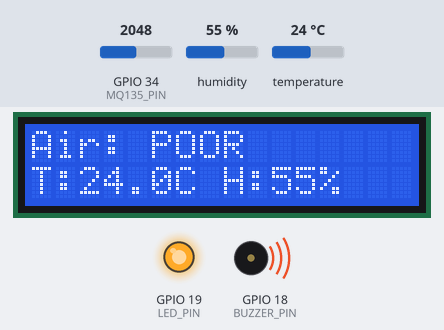
A sketch run on a simulated ESP32. Shown: 16×2 character LCD, output pins drawn as LEDs (lit = HIGH), buzzer (waves = sounding, pin HIGH). The test bench sets the inputs (shaded band); at power-on: GPIO 34 (MQ135_PIN) = 2048, humidity 55 %, temperature 24 °C. WiFi joins after 1.5 s; servers stay silent unless stated; web services answer with replies made up by the test bench; what the sketch prints to the serial monitor is not drawn.

Above: at 6.3 s.
6.4 s: GPIO 34 (MQ135_PIN) set to 1746
8.8 s: GPIO 34 (MQ135_PIN) set to 1669
At 11.0 s:
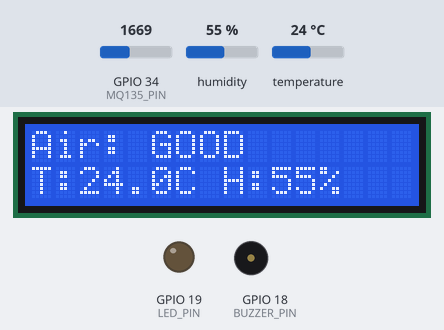
11.3 s: humidity set to 22 %
At 13.3 s:
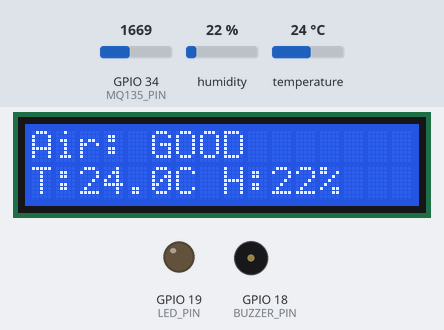
13.6 s: temperature set to 12 °C
At 14.9 s:
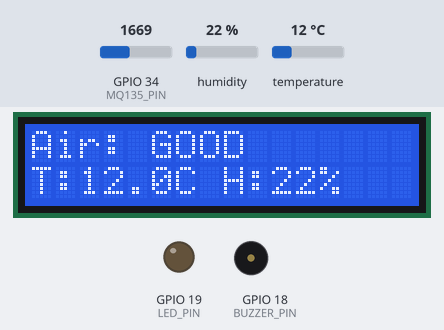
15.8 s: humidity set to 40 %
At 17.4 s:
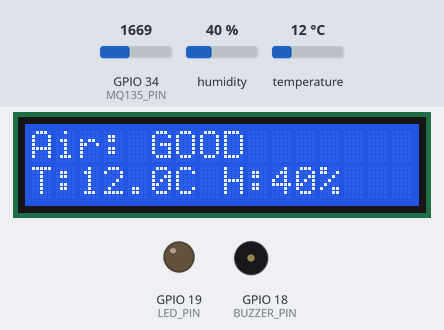
18.1 s: GPIO 34 (MQ135_PIN) set to 1740
At 20.1 s:
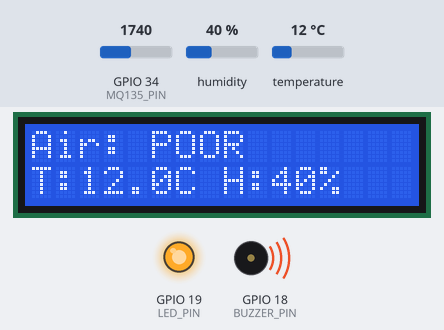
Timing chart, 0 to 21.6 s (numbered marks = the images above; inputs shaded):
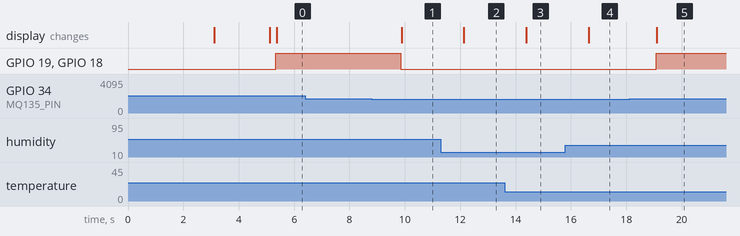

Measured:
- the behaviour switches between 1701 and 1700 on GPIO 34 (MQ135_PIN) (found by bisection; images 0 and 1)
- after the input at 6.4 s, every drawn part: stays the same
- after the input at 8.8 s, GPIO 19 (LED_PIN), GPIO 18 (BUZZER_PIN): HIGH → LOW after 1.1 s; the display: changes after 1.1 s (image 1)
- after the input at 11.3 s, the display: changes after 0.84 s (image 2)
- after the input at 13.6 s, the display: changes after 0.79 s (image 3)
- after the input at 15.8 s, the display: changes after 0.85 s (image 4)
- after the input at 18.1 s, GPIO 19 (LED_PIN), GPIO 18 (BUZZER_PIN): LOW → HIGH after 0.97 s; the display: changes after 1.0 s (image 5)

The sketch:

Arduino.ino
```cpp
#include <Wire.h>
#include <LiquidCrystal_I2C.h>
#include "DHT.h"
#include <WiFi.h>
#include <HTTPClient.h>

#define MQ135_PIN 34
#define LED_PIN 19
#define BUZZER_PIN 18

#define DHTPIN 23
#define DHTTYPE DHT11

#define BAD_AIR_THRESHOLD 1700

//  WiFi & ThingSpeak Config
const char* WIFI_SSID     = "(Wifi Name)";
const char* WIFI_PASSWORD = "(Wifi Password)";

const char* TS_API_KEY    = "(API Key)";
const char* TS_SERVER     = "http://api.thingspeak.com/update";

// ThingSpeak field mapping:
//   Field 1 → Air Quality (raw)
//   Field 2 → Temperature (°C)
//   Field 3 → Temperature (°F)
//   Field 4 → Humidity (%)


LiquidCrystal_I2C lcd(0x27, 16, 2);
DHT dht(DHTPIN, DHTTYPE);

unsigned long lastUploadTime = 0;
const unsigned long UPLOAD_INTERVAL = 15000;

int readAir() {
  int sum = 0;
  for (int i = 0; i < 20; i++) {
    sum += analogRead(MQ135_PIN);
    delay(10);
  }
  return sum / 20;
}

void connectWiFi() {
  Serial.println("Connecting to WiFi...");

  WiFi.disconnect(true);   // clear any previous connection
  delay(1000);
  WiFi.mode(WIFI_STA);     // set to station mode explicitly
  delay(500);

  WiFi.begin(WIFI_SSID, WIFI_PASSWORD);

  int attempts = 0;
  while (WiFi.status() != WL_CONNECTED && attempts < 40) {
    delay(500);
    Serial.print(".");
    attempts++;
  }

  if (WiFi.status() == WL_CONNECTED) {
    Serial.println("\nWiFi connected! IP: " + WiFi.localIP().toString());
  } else {
    Serial.println("\nWiFi FAILED.");
  }
}

void uploadToThingSpeak(int airQuality, float tempC, float tempF, float humidity) {
  if (WiFi.status() != WL_CONNECTED) {
    Serial.println("WiFi disconnected. Skipping upload.");
    connectWiFi();
    return;
  }

  HTTPClient http;

  String url = String(TS_SERVER)
    + "?api_key=" + TS_API_KEY
    + "&field1=" + String(airQuality)
    + "&field2=" + String(tempC, 2)
    + "&field3=" + String(tempF, 2)
    + "&field4=" + String(humidity, 2);

  Serial.println("Uploading to ThingSpeak...");

  http.begin(url);
  int httpCode = http.GET();

  if (httpCode > 0) {
    String response = http.getString();
    Serial.println("ThingSpeak response: " + response);
    if (response == "0") {
      Serial.println("Upload FAILED (check API key or rate limit).");
    } else {
      Serial.println("Upload SUCCESS. Entry #" + response);
    }
  } else {
    Serial.println("HTTP error: " + String(httpCode));
  }

  http.end();
}

void setup() {
  Serial.begin(115200);

  pinMode(LED_PIN, OUTPUT);
  pinMode(BUZZER_PIN, OUTPUT);

  dht.begin();

  Wire.begin(17, 16);
  lcd.init();
  lcd.backlight();

  lcd.setCursor(0, 0);
  lcd.print("Air Monitor");
  lcd.setCursor(0, 1);
  lcd.print("Connecting WiFi");

  connectWiFi();

  lcd.clear();
  lcd.setCursor(0, 0);
  if (WiFi.status() == WL_CONNECTED) {
    lcd.print("WiFi: Connected ");
  } else {
    lcd.print("WiFi: Offline   ");
  }
  delay(2000);
  lcd.clear();
}

void loop() {
  int air     = readAir();
  float tempC = dht.readTemperature();
  float tempF = dht.readTemperature(true);
  float hum   = dht.readHumidity();

  // Serial output
  Serial.print("Air: ");    Serial.println(air);
  if (!isnan(tempC)) {
    Serial.print("Temp: "); Serial.print(tempC);  Serial.print("°C  /  ");
    Serial.print(tempF);    Serial.println("°F");
    Serial.print("Hum: ");  Serial.print(hum);    Serial.println("%");
  }

  // ── LED & Buzzer ───────────────────────────────────────
  if (air > BAD_AIR_THRESHOLD) {
    digitalWrite(LED_PIN, HIGH);
    digitalWrite(BUZZER_PIN, HIGH);
    lcd.setCursor(0, 0);
    lcd.print("Air: POOR       ");
  } else {
    digitalWrite(LED_PIN, LOW);
    digitalWrite(BUZZER_PIN, LOW);
    lcd.setCursor(0, 0);
    lcd.print("Air: GOOD       ");
  }

  //LCD row 2: temp + humidity
  if (!isnan(tempC) && !isnan(hum)) {
    lcd.setCursor(0, 1);
    lcd.print("T:");
    lcd.print(tempC, 1);
    lcd.print("C H:");
    lcd.print(hum, 0);
    lcd.print("%  ");
  }

  // ThingSpeak upload (rate-limited)
  unsigned long now = millis();
  if (now - lastUploadTime >= UPLOAD_INTERVAL) {
    if (!isnan(tempC) && !isnan(hum)) {
      uploadToThingSpeak(air, tempC, tempF, hum);
      lastUploadTime = now;
    } else {
      Serial.println("Skipping upload: invalid sensor readings.");
    }
  }

  delay(2000);
}
```
